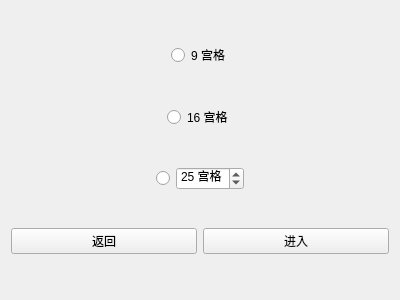
<?xml version="1.0" encoding="UTF-8"?>
<ui version="4.0">
 <class>WhichModeWidget</class>
 <widget class="QWidget" name="WhichModeWidget">
  <property name="geometry">
   <rect>
    <x>0</x>
    <y>0</y>
    <width>400</width>
    <height>300</height>
   </rect>
  </property>
  <property name="windowTitle">
   <string>WhichModeWidget</string>
  </property>
  <layout class="QVBoxLayout" name="verticalLayout">
   <item>
    <layout class="QHBoxLayout" name="horizontalLayout_3">
     <item>
      <spacer name="horizontalSpacer">
       <property name="orientation">
        <enum>Qt::Horizontal</enum>
       </property>
       <property name="sizeHint" stdset="0">
        <size>
         <width>40</width>
         <height>20</height>
        </size>
       </property>
      </spacer>
     </item>
     <item>
      <widget class="QRadioButton" name="nineRadioButton">
       <property name="text">
        <string>9 宫格</string>
       </property>
      </widget>
     </item>
     <item>
      <spacer name="horizontalSpacer_2">
       <property name="orientation">
        <enum>Qt::Horizontal</enum>
       </property>
       <property name="sizeHint" stdset="0">
        <size>
         <width>40</width>
         <height>20</height>
        </size>
       </property>
      </spacer>
     </item>
    </layout>
   </item>
   <item>
    <layout class="QHBoxLayout" name="horizontalLayout_4">
     <item>
      <spacer name="horizontalSpacer_3">
       <property name="orientation">
        <enum>Qt::Horizontal</enum>
       </property>
       <property name="sizeHint" stdset="0">
        <size>
         <width>40</width>
         <height>20</height>
        </size>
       </property>
      </spacer>
     </item>
     <item>
      <widget class="QRadioButton" name="sixteenRadioButton">
       <property name="text">
        <string>16 宫格</string>
       </property>
      </widget>
     </item>
     <item>
      <spacer name="horizontalSpacer_4">
       <property name="orientation">
        <enum>Qt::Horizontal</enum>
       </property>
       <property name="sizeHint" stdset="0">
        <size>
         <width>40</width>
         <height>20</height>
        </size>
       </property>
      </spacer>
     </item>
    </layout>
   </item>
   <item>
    <layout class="QHBoxLayout" name="horizontalLayout">
     <item>
      <spacer name="horizontalSpacer_5">
       <property name="orientation">
        <enum>Qt::Horizontal</enum>
       </property>
       <property name="sizeHint" stdset="0">
        <size>
         <width>40</width>
         <height>20</height>
        </size>
       </property>
      </spacer>
     </item>
     <item>
      <widget class="QRadioButton" name="cutomRadioButton">
       <property name="text">
        <string/>
       </property>
      </widget>
     </item>
     <item>
      <widget class="QSpinBox" name="spinBox">
       <property name="suffix">
        <string> 宫格</string>
       </property>
       <property name="prefix">
        <string/>
       </property>
       <property name="value">
        <number>25</number>
       </property>
      </widget>
     </item>
     <item>
      <spacer name="horizontalSpacer_6">
       <property name="orientation">
        <enum>Qt::Horizontal</enum>
       </property>
       <property name="sizeHint" stdset="0">
        <size>
         <width>40</width>
         <height>20</height>
        </size>
       </property>
      </spacer>
     </item>
    </layout>
   </item>
   <item>
    <layout class="QHBoxLayout" name="horizontalLayout_2">
     <item>
      <widget class="QPushButton" name="retrunBtn">
       <property name="text">
        <string>返回</string>
       </property>
      </widget>
     </item>
     <item>
      <widget class="QPushButton" name="enterBtn">
       <property name="text">
        <string>进入</string>
       </property>
      </widget>
     </item>
    </layout>
   </item>
  </layout>
 </widget>
 <resources/>
 <connections/>
</ui>
